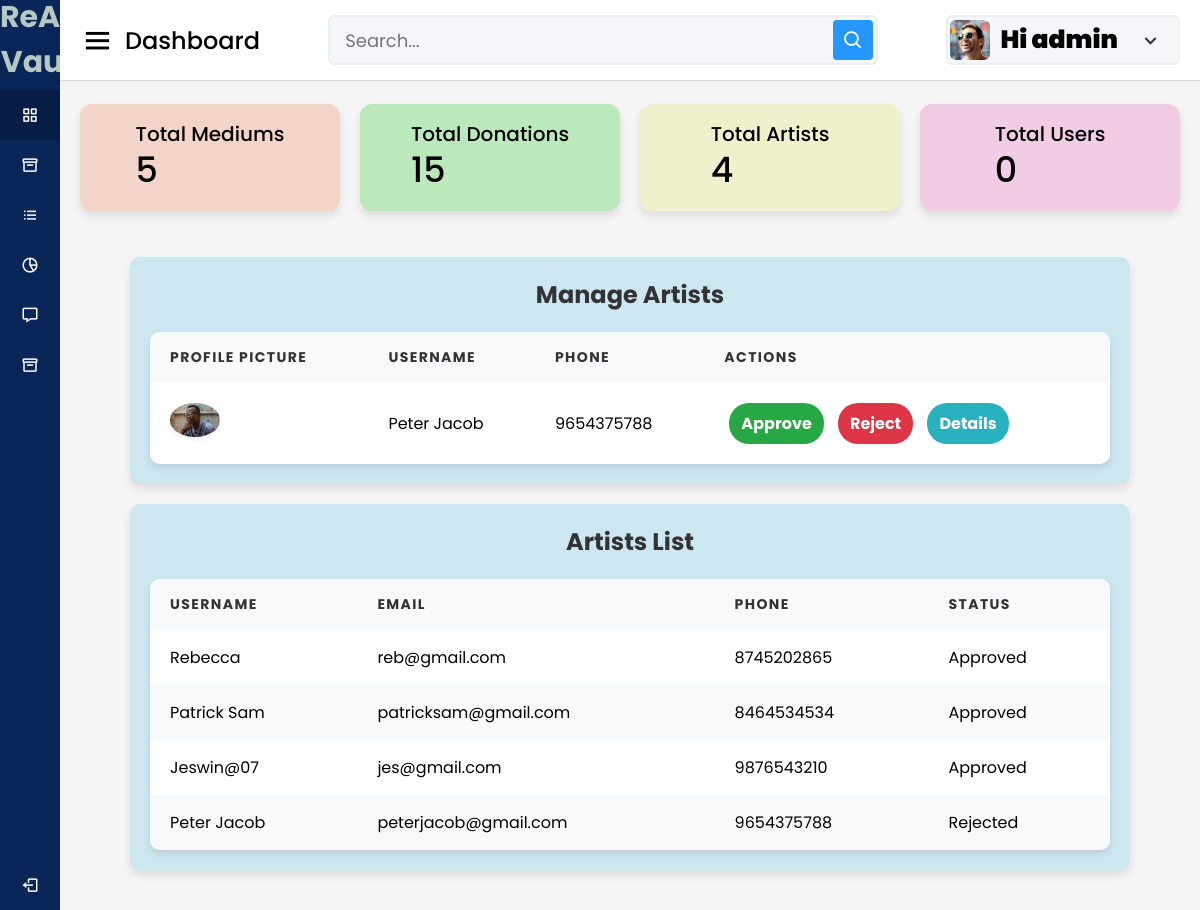
The page /adminclick/approve-artists/ (signed in) on the database its author committed.
### accounts/models.py (models this page shows, shortened)
class Adminclick(models.Model):
    user = models.OneToOneField(User, on_delete = models.CASCADE)
    phone = models.IntegerField(default=99999999)
    profile_pic = models.ImageField(upload_to= 'picture/admin/admin.jpg', null=True)

class Artist(models.Model):
    user = models.OneToOneField(User, on_delete = models.CASCADE)
    phone = models.IntegerField(default=99999999)
    profile_pic = models.ImageField(upload_to= 'picture/artist', null=True,default='picture/artist/hi.jpg')
    is_approved = models.BooleanField(default=False)
    mediums = models.ManyToManyField(MediumOfWaste, blank=True)
    certificate=models.FileField(upload_to='certificates/',null= True, blank=True)

### adminclick/views.py (the view)
# urls.py: path('approve-artists/', views.approve_artists, name='approve_artists'),
@login_required
@never_cache
def approve_artists(request):
    adminclick= request.user.adminclick
    pending_artists = Artist.objects.filter(is_approved=False)
    artists = Artist.objects.all()
    total_medium_of_waste=MediumOfWaste.objects.count()
    total_donations=Donation.objects.count()
    total_artists=Artist.objects.count()
    context={
        'pending_artists': pending_artists,
        'artists': artists,
         'adminclick':adminclick,
            'total_medium_of_waste':total_medium_of_waste,
            'total_donations':total_donations,
            'total_artists':total_artists
    }
    return render(request, 'admin/approve_artists.html', context)

### cart/context_processors.py (called while the page is built, shortened)
def counter(request):
    cart_count=0
    if 'admin' in request.path:
        return{}
    return dict(cart_count=cart_count)

### category/context_processors.py (called while the page is built)
def menu_links(request):
    links = Category.objects.all()
    return dict(links=links)

### template/admin/approve_artists.html (shortened to what this page needs)
{% load static %}
<!DOCTYPE html>
<html lang="en" dir="ltr">
<head>
  <link rel="stylesheet" href="{% static 'assets/css/styles.css' %}">
  <link href='https://unpkg.com/boxicons@2.0.7/css/boxicons.min.css' rel='stylesheet'>
</head>
<body>
  <div class="sidebar">
    <div class="logo-details">
      <span class="logo_name" style="font-size: 30px; text-align: center; font-weight: 700; color: #b5c8c1;">ReArt Vault</span>
    </div>
    <ul class="nav-links">
      <li>
        <a href="{% url 'admin_dashboard' %}" class="active">
          <i class='bx bx-grid-alt'></i>
          <span class="links_name">Admin Dashboard</span>
        </a>
      </li>
      <li>
        <a href="{% url 'add_medium_of_waste' %}">
          <i class='bx bx-box'></i>
          <span class="links_name">Add Medium </span>
        </a>
      </li>
      <li>
        <a href="{% url 'approve_artists' %}">
          <i class='bx bx-list-ul'></i>
          <span class="links_name">Manage Artists</span>
        </a>
      </li>
      <li>
        <a href="{% url 'donation_listview' %}">
          <i class='bx bx-pie-chart-alt-2'></i>
          <span class="links_name">Manage Donations</span>
        </a>
      </li>
      <li>
        <a href="{% url 'set_rates' %}">
          <i class='bx bx-message'></i>
          <span class="links_name">Set Pricing</span>
        </a>
      </li>
      <li>
        <a href="{% url 'add_category' %}">
          <i class='bx bx-box'></i>
          <span class="links_name">Add Category</span>
        </a>
      </li>
      <li class="log_out">
        <a href="{% url 'userlogout' %}">
          <i class='bx bx-log-out'></i>
          <span class="links_name">Log out</span>
        </a>
      </li>
    </ul>
  </div>
  <section class="home-section">
    <nav>
      <div class="sidebar-button">
        <i class='bx bx-menu sidebarBtn'></i>
        <span class="dashboard">  Dashboard</span>
      </div>
      <div class="search-box">
        <input type="text" placeholder="Search...">
        <i class='bx bx-search'></i>
      </div>
      <div class="profile-details">
        <img src="{{adminclick.profile_pic.url}}" alt="">
        <span class="admin_name" style="font-size: 25px; font-weight: 900; color: #010302;">Hi {{user.username}}</span>
        <i class='bx bx-chevron-down'></i>
      </div>
    </nav>
<body>
  <div class="home-content">
    <div class="overview-boxes">
      <div class="box" style="background-color:rgb(243, 212, 200);">
        <div class="right-side">
          <div class="box-topic">Total Mediums</div>
          <div class="number">{{ total_medium_of_waste }}</div>
        </div>
      </div>
      <div class="box" style="background-color:rgb(188, 233, 188);">
        <div class="right-side">
          <div class="box-topic">Total Donations</div>
          <div class="number">{{total_donations}}</div>
        </div>
      </div>
      <div class="box" style="background-color:rgb(240, 240, 205);">
        <div class="right-side">
          <div class="box-topic">Total Artists</div>
          <div class="number"> {{total_artists}}</div>
        </div>
      </div>
      <div class="box" style="background-color:rgb(240, 205, 228);">
        <div class="right-side">
          <div class="box-topic">Total Users</div>
          <div class="number">0</div>
        </div>
      </div>
    </div>
          <div class="sales-boxes">
            <div class="recent-sales box" style="background-color: rgb(205, 231, 240); padding: 20px; border-radius: 10px; width:1000px;">
                <div class="title" style="font-size: 24px; font-weight: bold; margin-bottom: 20px;">Manage Artists</div>
                <table class="artist-table">
                  <thead>
                    <tr>
                      <th>Profile Picture</th>
                      <th>Username</th>
                      <th>Phone</th>
                      <th>Actions</th>
                    </tr>
                  </thead>
                  <tbody>
                    {% for artist in pending_artists %}
                    <tr>
                      <td><img src="{{ artist.profile_pic.url }}" alt="{{ artist.user.username }}" width="50"></td>
                      <td>{{ artist.user.username }}</td>
                      <td>{{ artist.phone }}</td>
                      <td>
                        <a href="{% url 'approve_artist' artist.id %}" class="btn-approve">Approve</a>
                        <a href="{% url 'reject_artist' artist.id %}" class="btn-reject">Reject</a>
                        <a href="{% url 'artist_details' artist.id %}" class="btn-primary">Details</a>
                      </td>
                    </tr>
                    {% endfor %}
                  </tbody>
                </table>
              </div>
              <!DOCTYPE html>
<html>
<head>
</head>
<body>
  <div class="sales-boxes">
    <div class="recent-sales box" style="background-color: rgb(205, 231, 240); padding: 20px; border-radius: 10px; width:1000px;">
        <div class="title" style="font-size: 24px; font-weight: bold; margin-bottom: 20px;"> Artists List</div>
        <table class="artist-table">
          <thead>
            <tr>
              <th>Username</th>
              <th>Email</th>
              <th>Phone</th>
              <th>Status</th>
            </tr>
          </thead>
          <tbody>
        <tbody>
            {% for artist in artists %}
            <tr>
                <td>{{ artist.user.username }}</td>
                <td>{{ artist.user.email }}</td>
                <td>{{ artist.phone }}</td>
                <td>
                    {% if artist.is_approved %}
                        Approved
                    {% elif artist.is_approved is False %}
                        Rejected
                    {% else %}
                        Pending
                    {% endif %}
                </td>
            </tr>
        {% endfor %}
        </tbody>
    </table>
</body>
</html>
  </body>
  </html>
</body>
</html>
</body>
</html>

### static/assets/css/styles.css (style rules this page uses)
* { margin: 0; padding: 0; box-sizing: border-box; font-family: 'Poppins', sans-serif; }
.sidebar { position: fixed; height: 100%; width: 240px; background: #0A2558; transition: all 0.5s ease; }
.sidebar .logo-details { height: 80px; display: flex; align-items: center; }
.sidebar .logo-details .logo_name { color: #fff; font-size: 24px; font-weight: 500; }
.sidebar .nav-links { margin-top: 10px; }
.sidebar .nav-links li { position: relative; list-style: none; height: 50px; }
.sidebar .nav-links li a { height: 100%; width: 100%; display: flex; align-items: center; text-decoration: none; transition: all 0.4s ease; }
.sidebar .nav-links li a.active { background: #081D45; }
.sidebar .nav-links li i { min-width: 60px; text-align: center; font-size: 18px; color: #fff; }
.sidebar .nav-links li a .links_name { color: #fff; font-size: 15px; font-weight: 400; white-space: nowrap; }
.sidebar .nav-links .log_out { position: absolute; bottom: 0; width: 100%; }
.home-section { position: relative; background: #f5f5f5; min-height: 100vh; width: calc(100% - 240px); left: 240px; transition: all 0.5s ease; }
.home-section nav { display: flex; justify-content: space-between; height: 80px; background: #fff; display: flex; align-items: center; position: fixed; width: calc(100% - 240px); left: 240px; z-index: 100; padding: 0 20px; box-shadow: 0 1px 1px rgba(0, 0, 0, 0.1); transition: all 0.5s ease; }
.home-section nav .sidebar-button { display: flex; align-items: center; font-size: 24px; font-weight: 500; }
nav .sidebar-button i { font-size: 35px; margin-right: 10px; }
.home-section nav .search-box { position: relative; height: 50px; max-width: 550px; width: 100%; margin: 0 20px; }
nav .search-box input { height: 100%; width: 100%; outline: none; background: #F5F6FA; border: 2px solid #EFEEF1; border-radius: 6px; font-size: 18px; padding: 0 15px; }
nav .search-box .bx-search { position: absolute; height: 40px; width: 40px; background: #2697FF; right: 5px; top: 50%; transform: translateY(-50%); border-radius: 4px; line-height: 40px; text-align: center; color: #fff; font-size: 22px; transition: all 0.4 ease; }
.home-section nav .profile-details { display: flex; align-items: center; background: #F5F6FA; border: 2px solid #EFEEF1; border-radius: 6px; height: 50px; min-width: 190px; padding: 0 15px 0 2px; }
nav .profile-details img { height: 40px; width: 40px; border-radius: 6px; object-fit: cover; }
nav .profile-details .admin_name { font-size: 15px; font-weight: 500; color: #333; margin: 0 10px; white-space: nowrap; }
nav .profile-details i { font-size: 25px; color: #333; }
.home-section .home-content { position: relative; padding-top: 104px; }
.home-content .overview-boxes { display: flex; align-items: center; justify-content: space-between; flex-wrap: wrap; padding: 0 20px; margin-bottom: 26px; }
.overview-boxes .box { display: flex; align-items: center; justify-content: center; width: calc(100% / 4 - 15px); background: #fff; padding: 15px 14px; border-radius: 12px; box-shadow: 0 5px 10px rgba(0,0,0,0.1); }
.overview-boxes .box-topic { font-size: 20px; font-weight: 500; }
.home-content .box .number { display: inline-block; font-size: 35px; margin-top: -6px; font-weight: 500; }
.home-content .sales-boxes { display: flex; justify-content: space-between; }
.home-content .sales-boxes .recent-sales { width: 65%; background: #fff; padding: 20px 30px; margin: 0 20px; border-radius: 12px; box-shadow: 0 5px 10px rgba(0, 0, 0, 0.1); }
.sales-boxes .box .title { font-size: 24px; font-weight: 500; }
@media (max-width: 1240px) { .sidebar { width: 60px; } }
@media (max-width: 1240px) { .home-section { width: calc(100% - 60px); left: 60px; } }
@media (max-width: 1240px) { .home-section nav { width: calc(100% - 60px); left: 60px; } }

### rows shown on the page
Adminclick: profile_pic (picture)
Artist: profile_pic (picture), user.username "Peter Jacob", phone "9654375788", user.email "peterjacob@gmail.com", is_approved "Rejected"
Artist: user.username "Rebecca", user.email "reb@gmail.com", phone "8745202865", is_approved "Approved"
Artist: user.username "Patrick Sam", user.email "patricksam@gmail.com", phone "8464534534", is_approved "Approved"
Artist: user.username "Jeswin@07", user.email "jes@gmail.com", phone "9876543210", is_approved "Approved"

### other values the page prints
{{ user.username }} "admin"
{{ total_medium_of_waste }} "5"
{{ total_donations }} "15"
{{ total_artists }} "4"
